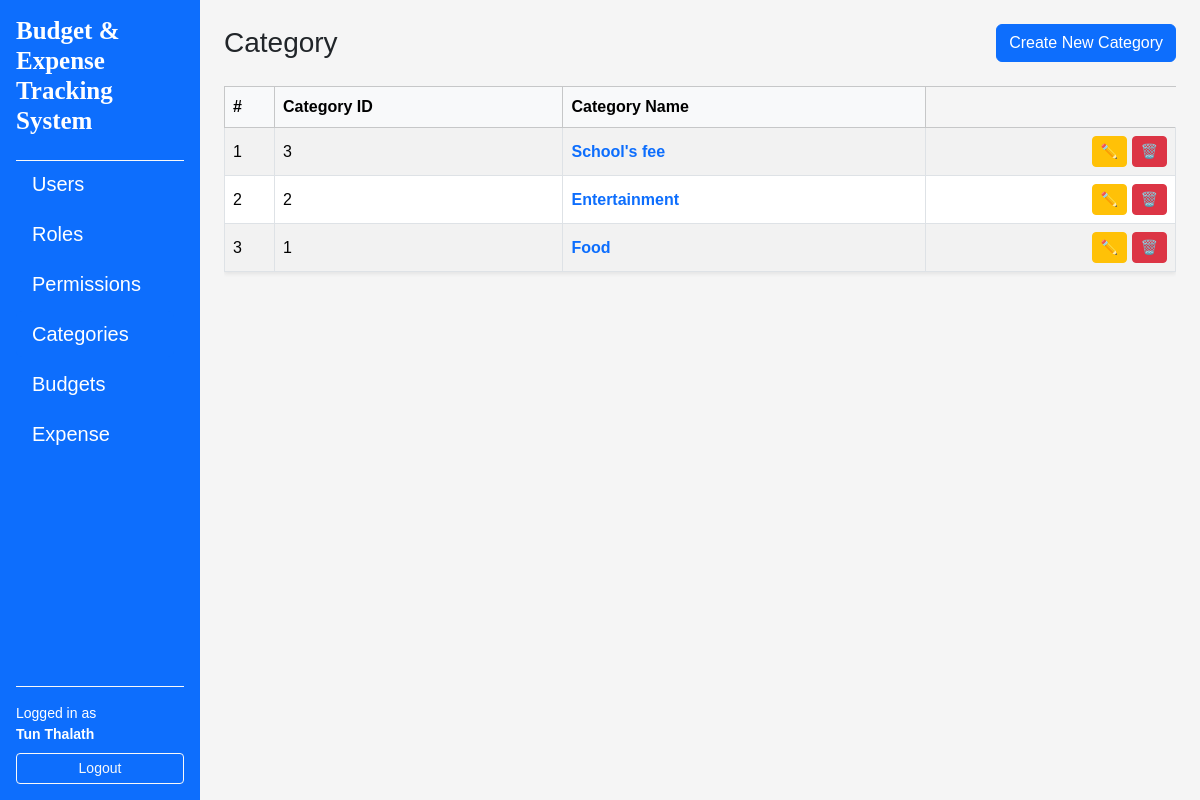
Screenshot of /categories/ (signed in) with the database file from the repository.
### app/models/user.py (models this page shows, shortened)
class User(UserMixin, db.Model):
    __tablename__ = "users"
    id = db.Column(db.Integer, primary_key=True)
    username = db.Column(db.String(80), unique=True, nullable=False)
    email = db.Column(db.String(120), unique=True, nullable=False)
    full_name = db.Column(db.String(120), nullable=False)
    is_active = db.Column(db.Boolean, default=True, nullable=False)
    password_hash = db.Column(db.String(255), nullable=False)
    created_at = db.Column(db.DateTime, default=datetime.utcnow, nullable=False)
    updated_at = db.Column(db.DateTime, default=datetime.utcnow, onupdate=datetime.utcnow, nullable=False)
    roles = db.relationship("Role", secondary=user_roles, back_populates="users")

### app/models/expense_budget.py (models this page shows)
class Category(db.Model):
    __tablename__ = "categories"
    id = db.Column(db.Integer, primary_key=True)
    name = db.Column(db.String(100), unique=True, nullable=False)
    budgets = db.relationship("Budget", secondary=cb, back_populates="categories")
    expenses = db.relationship("Expense", secondary=ce, back_populates="categories")

### app/routes/category_routes.py (the view)
@category_bp.route("/")
@login_required
def index():
    categories = CS.get_all_category()
    return render_template("categories/index.html", categories=categories)

### app/services/category_service.py (called while the page is built)
    @staticmethod
    def get_all_category() -> List[Category]:
        return Category.query.order_by(Category.id.desc()).all()

### app/templates/categories/index.html (shortened to what this page needs)
{% extends "layouts/base.html" %}
{% block content %}
<div class="d-flex justify-content-between align-items-center mb-4">
    <h1 class="h3 mb-0">Category</h1>
    <a href="{{ url_for('categories.create') }}" class="btn btn-primary">Create New Category</a>
</div>
{% if categories %}
<div class="table-responsive">
    <table class="table table-striped table-bordered align-middle shadow-sm">
        <thead class="table-light">
            <tr>
                <th style="width: 50px">#</th>
                <th>Category ID</th>
                <th>Category Name</th>
            </tr>
        </thead>
        <tbody>
            {% for category in categories %}
            <tr>
                <td>{{ loop.index }}</td>
                <td>{{ category.id }}</td>
                <td>
                    <a
                        href="{{ url_for('categories.detail', category_id=category.id) }}"
                        class="text-decoration-none fw-semibold"
                    >
                    {{ category.name }}
                    </a>
                </td>
                <td class="text-end">
                    <a
                        href="{{ url_for('categories.edit', category_id = category.id) }}"
                        class="btn btn-sm btn-warning"
                        title="Edit"
                    >
                    ✏️
                    </a>
                    <a
                        href="{{ url_for('categories.delete_confirm', category_id = category.id) }}"
                        class="btn btn-sm btn-danger"
                        title="Delete"
                    >
                    🗑️
                    </a>
                </td>
            </tr>
            {% endfor %}
        </tbody>
    </table>
</div>
{% else %}
<div class="alert alert-info">
    No users found
    <a href="{{ url_for('categories.create') }}">Create the first Category</a>.
</div>
{% endif %}
{% endblock %}

### app/templates/layouts/base.html (shortened to what this page needs)
<!doctype html>
<html lang="en">
    <head>
        <link href="https://cdn.jsdelivr.net/npm/bootstrap@5.3.8/dist/css/bootstrap.min.css" rel="stylesheet" />
        <link rel="stylesheet" href="https://cdnjs.cloudflare.com/ajax/libs/font-awesome/4.7.0/css/font-awesome.min.css">
        <link rel="stylesheet" href="{{ url_for('static', filename='css/style.css') }} " />
    </head>
    <body>
        <div class="container-fluid">
            <div class="row min-vh-100">
                {% if current_user.is_authenticated %}
                <nav class="col-12 col-md-3 col-lg-2 bg-primary text-white d-flex flex-column p-3">
                    <h5 class="mb-4 title">Budget & Expense Tracking System</h5>
                    <div class="flex-grow-1 overflow-auto border-top border-light">
                        <ul class="nav nav-pills flex-column gap-1">
                            <li class="nav-item">
                                <a href="{{ url_for('users.index') }}"
                                class="nav-link text-white {% if request.blueprint == 'users' %}active{% endif %}">
                                    Users
                                </a>
                            </li>
                            <li class="nav-item">
                                <a href="{{ url_for('roles.index') }}"
                                class="nav-link text-white {% if request.blueprint == 'roles' %}active{% endif %}">
                                    Roles
                                </a>
                            </li>
                            <li class="nav-item">
                                <a href="{{ url_for('permissions.index') }}"
                                class="nav-link text-white {% if request.blueprint == 'permissions' %}active{% endif %}">
                                    Permissions
                                </a>
                            </li>
                            <li class="nav-item">
                                <a href="{{ url_for('categories.index') }}"
                                class="nav-link text-white {% if request.blueprint == 'categories' %}active{% endif %}">
                                    Categories
                                </a>
                            </li>
                            <li class="nav-item">
                                <a href="{{ url_for('budgets.index') }}"
                                class="nav-link text-white {% if request.blueprint == 'budgets' %}active{% endif %}">
                                    Budgets
                                </a>
                            </li>
                            <li class="nav-item">
                                <a href="{{ url_for('expenses.index') }}"
                                class="nav-link text-white {% if request.blueprint == 'expenses' %}active{% endif %}">
                                    Expense
                                </a>
                            </li>
                        </ul>
                    </div>
                    <div class="mt-auto pt-3 border-top border-light">
                        {% if current_user.is_authenticated %}
                            <div class="small mb-2">
                                Logged in as<br>
                                <strong>{{ current_user.full_name }}</strong>
                            </div>
                            <a href="{{ url_for('auth.logout') }}"
                            class="btn btn-outline-light btn-sm w-100">
                                Logout
                            </a>
                        {% else %}
                            <a href="{{ url_for('auth.login') }}"
                            class="btn btn-outline-light btn-sm w-100">
                                Login
                            </a>
                        {% endif %}
                    </div>
                </nav>
                {% endif %}
                <main class="col-12 col-md-9 col-lg-10 p-4">
                    {% block content %}{% endblock %}
                </main>
            </div>
        </div>
    </body>
</html>

### app/static/css/style.css (style rules this page uses)
body { background-color: #f5f5f5; font-family: Arial; }
table td, table, th { vertical-align: middle; }
nav a { margin-right: 10px; }
.title { font-family: 'Times New Roman', Times, serif; font-weight: 700; font-size: 25px; }
.nav-item { font-size: 20px; }

### rows the page displays
User: full_name "Tun Thalath"
Category: id "3", name "School's fee"
Category: id "2", name "Entertainment"
Category: id "1", name "Food"
